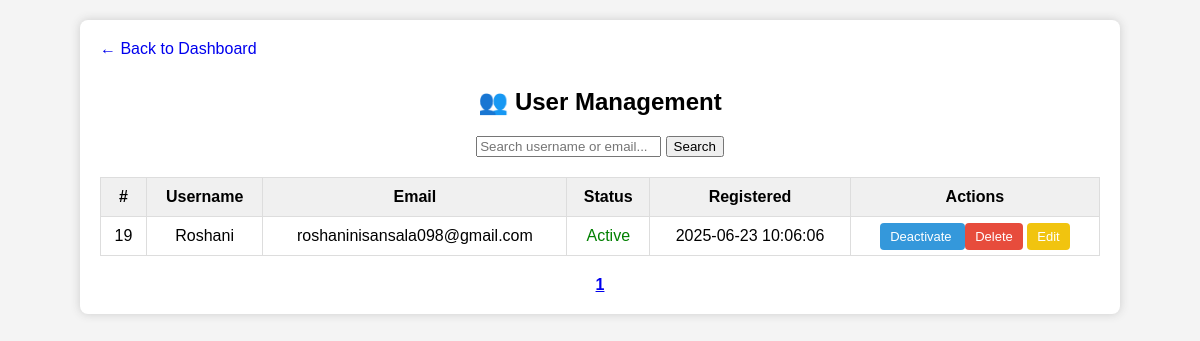
The page /manage_users.php (signed in) on the database its author committed.
### tables this page shows
CREATE TABLE `users` (
  `id` int(11) NOT NULL,
  `username` varchar(50) NOT NULL,
  `password` varchar(255) NOT NULL,
  `email` varchar(100) DEFAULT NULL,
  `first_name` varchar(100) DEFAULT NULL,
  `last_name` varchar(100) DEFAULT NULL,
  `mobile` varchar(20) DEFAULT NULL,
  `dob` date DEFAULT NULL,
  `language` varchar(50) DEFAULT NULL,
  `notifications_enabled` tinyint(1) DEFAULT 1,
  `created_at` timestamp NOT NULL DEFAULT current_timestamp(),
  `is_active` tinyint(1) DEFAULT 1
);

### manage_users.php (the view, shortened to what this page needs)
<?php
include '../include/db.php';
$limit = 5;
$page = isset($_GET['page']) ? max(1, intval($_GET['page'])) : 1;
$offset = ($page - 1) * $limit;
$search = trim($_GET['search'] ?? '');
$users = [];
if ($search !== '') {
    $like = "%$search%";
    $totalQuery = $conn->prepare("SELECT COUNT(*) FROM users WHERE username LIKE ? OR email LIKE ?");
    $totalQuery->bind_param("ss", $like, $like);
} else {
    $totalQuery = $conn->prepare("SELECT COUNT(*) FROM users");
}
$totalQuery->execute();
$totalQuery->bind_result($totalUsers);
$totalPages = ceil($totalUsers / $limit);
if ($search !== '') {
    $stmt = $conn->prepare("SELECT id, username, email, is_active, created_at FROM users WHERE username LIKE ? OR email LIKE ? ORDER BY created_at DESC LIMIT ? OFFSET ?");
    $stmt->bind_param("ssii", $like, $like, $limit, $offset);
} else {
    $stmt = $conn->prepare("SELECT id, username, email, is_active, created_at FROM users ORDER BY created_at DESC LIMIT ? OFFSET ?");
    $stmt->bind_param("ii", $limit, $offset);
}
$stmt->execute();
$result = $stmt->get_result();
while ($row = $result->fetch_assoc()) {
    $users[] = $row;
}
?>
<!DOCTYPE html>
<html>
<head>
</head>
<body>
<div class="container">
    <a href="dashboard.php" class="back-link">← Back to Dashboard</a>
    <h2>👥 User Management</h2>
    <form method="GET" style="text-align: center;">
        <input type="text" name="search" placeholder="Search username or email..." value="<?= htmlspecialchars($search) ?>">
        <button type="submit">Search</button>
    </form>
    <table>
        <thead>
            <tr>
                <th>#</th>
                <th>Username</th>
                <th>Email</th>
                <th>Status</th>
                <th>Registered</th>
                <th>Actions</th>
            </tr>
        </thead>
        <tbody>
            <?php if (count($users) === 0): ?>
                <tr><td colspan="6">No users found.</td></tr>
            <?php else: ?>
                <?php foreach ($users as $user): ?>
                <tr>
                    <td><?= $user['id'] ?></td>
                    <td><?= htmlspecialchars($user['username']) ?></td>
                    <td><?= htmlspecialchars($user['email']) ?></td>
                    <td><?= $user['is_active'] ? '<span style="color:green;">Active</span>' : '<span style="color:red;">Deactivated</span>' ?></td>
                    <td><?= $user['created_at'] ?></td>
                    <td>
                        <a href="?toggle=<?= $user['id'] ?>" class="action-btn toggle-btn" onclick="return confirm('Change user status?')">
                            <?= $user['is_active'] ? 'Deactivate' : 'Activate' ?>
                        </a>
                        <a href="?delete=<?= $user['id'] ?>" class="action-btn delete-btn" onclick="return confirm('Delete this user?')">Delete</a>
                        <a href="edit_user.php?id=<?= $user['id'] ?>" class="action-btn edit-btn">Edit</a>
                    </td>
                </tr>
                <?php endforeach; ?>
            <?php endif; ?>
        </tbody>
    </table>
    <div style="text-align:center; margin-top: 20px;">
        <?php for ($i = 1; $i <= $totalPages; $i++): ?>
            <a href="?page=<?= $i ?>&search=<?= urlencode($search) ?>" style="margin: 0 5px; <?= $i == $page ? 'font-weight: bold;' : '' ?>"><?= $i ?></a>
        <?php endfor; ?>
    </div>
</div>
</body>
</html>

### manage_users.php (style rules this page uses)
body { font-family: Arial; background: #f4f4f4; margin: 0; padding: 20px; }
.container { max-width: 1000px; margin: auto; background: white; padding: 20px; border-radius: 8px; box-shadow: 0 0 10px #ccc; }
h2 { text-align: center; }
table { width: 100%; border-collapse: collapse; margin-top: 20px; }
th, td { padding: 10px; border: 1px solid #ddd; text-align: center; }
th { background-color: #f0f0f0; }
.action-btn { padding: 6px 10px; border: none; border-radius: 4px; font-size: 13px; text-decoration: none; cursor: pointer; }
.delete-btn { background-color: #e74c3c; color: white; }
.toggle-btn { background-color: #3498db; color: white; }
.edit-btn { background-color: #f1c40f; color: white; }
.back-link { display: inline-block; margin-bottom: 10px; text-decoration: none; }

### rows shown on the page
users: id "19", username "Roshani", email "roshaninisansala098@gmail.com", is_active "Active", created_at "2025-06-23 10:06:06"
